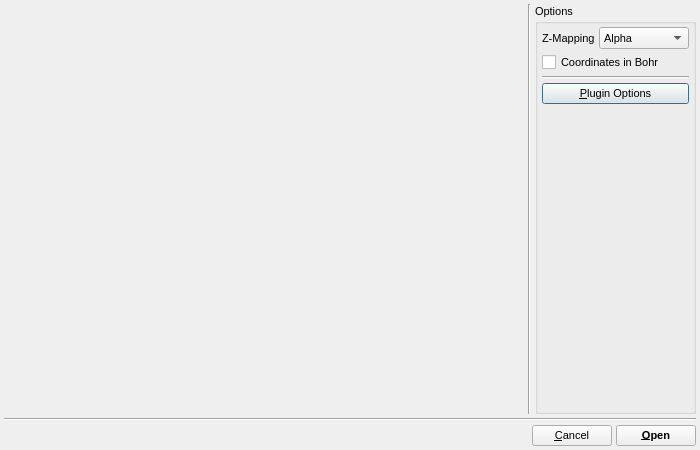
<?xml version="1.0" encoding="UTF-8"?>
<ui version="4.0">
 <class>OpenGridDialog</class>
 <widget class="QDialog" name="OpenGridDialog">
  <property name="geometry">
   <rect>
    <x>0</x>
    <y>0</y>
    <width>700</width>
    <height>450</height>
   </rect>
  </property>
  <property name="font">
   <font>
    <pointsize>8</pointsize>
   </font>
  </property>
  <property name="windowTitle">
   <string>Open Grid File(s)</string>
  </property>
  <property name="windowIcon">
   <iconset resource="icons.qrc">
    <normaloff>:/program/icons/aten.png</normaloff>:/program/icons/aten.png</iconset>
  </property>
  <layout class="QVBoxLayout" name="verticalLayout_2">
   <property name="spacing">
    <number>4</number>
   </property>
   <property name="margin">
    <number>4</number>
   </property>
   <item>
    <layout class="QHBoxLayout" name="horizontalLayout_2">
     <property name="spacing">
      <number>4</number>
     </property>
     <item>
      <widget class="FileSelectorWidget" name="FileSelector" native="true">
       <property name="sizePolicy">
        <sizepolicy hsizetype="Expanding" vsizetype="Expanding">
         <horstretch>0</horstretch>
         <verstretch>0</verstretch>
        </sizepolicy>
       </property>
      </widget>
     </item>
     <item>
      <widget class="Line" name="line_2">
       <property name="orientation">
        <enum>Qt::Vertical</enum>
       </property>
      </widget>
     </item>
     <item>
      <widget class="QGroupBox" name="OptionsGroup">
       <property name="sizePolicy">
        <sizepolicy hsizetype="Minimum" vsizetype="Expanding">
         <horstretch>0</horstretch>
         <verstretch>0</verstretch>
        </sizepolicy>
       </property>
       <property name="title">
        <string>Options</string>
       </property>
       <layout class="QVBoxLayout" name="verticalLayout">
        <property name="spacing">
         <number>4</number>
        </property>
        <property name="margin">
         <number>4</number>
        </property>
        <item>
         <layout class="QHBoxLayout" name="horizontalLayout_3">
          <item>
           <widget class="QLabel" name="label">
            <property name="sizePolicy">
             <sizepolicy hsizetype="Minimum" vsizetype="Preferred">
              <horstretch>0</horstretch>
              <verstretch>0</verstretch>
             </sizepolicy>
            </property>
            <property name="text">
             <string>Z-Mapping</string>
            </property>
           </widget>
          </item>
          <item>
           <widget class="QComboBox" name="ZMappingCombo">
            <item>
             <property name="text">
              <string>Alpha</string>
             </property>
            </item>
            <item>
             <property name="text">
              <string>First Alpha</string>
             </property>
            </item>
            <item>
             <property name="text">
              <string>Single Alpha</string>
             </property>
            </item>
            <item>
             <property name="text">
              <string>Name</string>
             </property>
            </item>
            <item>
             <property name="text">
              <string>Numeric</string>
             </property>
            </item>
            <item>
             <property name="text">
              <string>Forcefield</string>
             </property>
            </item>
            <item>
             <property name="text">
              <string>Auto</string>
             </property>
            </item>
           </widget>
          </item>
         </layout>
        </item>
        <item>
         <widget class="QCheckBox" name="BohrCheck">
          <property name="toolTip">
           <string>Assume coordinates in the model file are in Bohr, and convert to Angstrom</string>
          </property>
          <property name="text">
           <string>Coordinates in Bohr</string>
          </property>
         </widget>
        </item>
        <item>
         <widget class="Line" name="line_3">
          <property name="orientation">
           <enum>Qt::Horizontal</enum>
          </property>
         </widget>
        </item>
        <item>
         <widget class="QPushButton" name="PluginOptionsButton">
          <property name="text">
           <string>&amp;Plugin Options</string>
          </property>
         </widget>
        </item>
        <item>
         <spacer name="verticalSpacer">
          <property name="orientation">
           <enum>Qt::Vertical</enum>
          </property>
          <property name="sizeHint" stdset="0">
           <size>
            <width>20</width>
            <height>40</height>
           </size>
          </property>
         </spacer>
        </item>
       </layout>
      </widget>
     </item>
    </layout>
   </item>
   <item>
    <widget class="Line" name="line">
     <property name="orientation">
      <enum>Qt::Horizontal</enum>
     </property>
    </widget>
   </item>
   <item>
    <layout class="QHBoxLayout" name="horizontalLayout">
     <property name="spacing">
      <number>4</number>
     </property>
     <item>
      <spacer name="horizontalSpacer">
       <property name="orientation">
        <enum>Qt::Horizontal</enum>
       </property>
       <property name="sizeHint" stdset="0">
        <size>
         <width>40</width>
         <height>20</height>
        </size>
       </property>
      </spacer>
     </item>
     <item>
      <widget class="QPushButton" name="CancelButton">
       <property name="text">
        <string>&amp;Cancel</string>
       </property>
      </widget>
     </item>
     <item>
      <widget class="QPushButton" name="OpenButton">
       <property name="font">
        <font>
         <weight>75</weight>
         <bold>true</bold>
        </font>
       </property>
       <property name="text">
        <string>&amp;Open</string>
       </property>
      </widget>
     </item>
    </layout>
   </item>
  </layout>
 </widget>
 <customwidgets>
  <customwidget>
   <class>FileSelectorWidget</class>
   <extends>QWidget</extends>
   <header location="global">gui/fileselectorwidget.h</header>
   <container>1</container>
  </customwidget>
 </customwidgets>
 <resources>
  <include location="icons.qrc"/>
 </resources>
 <connections/>
</ui>
